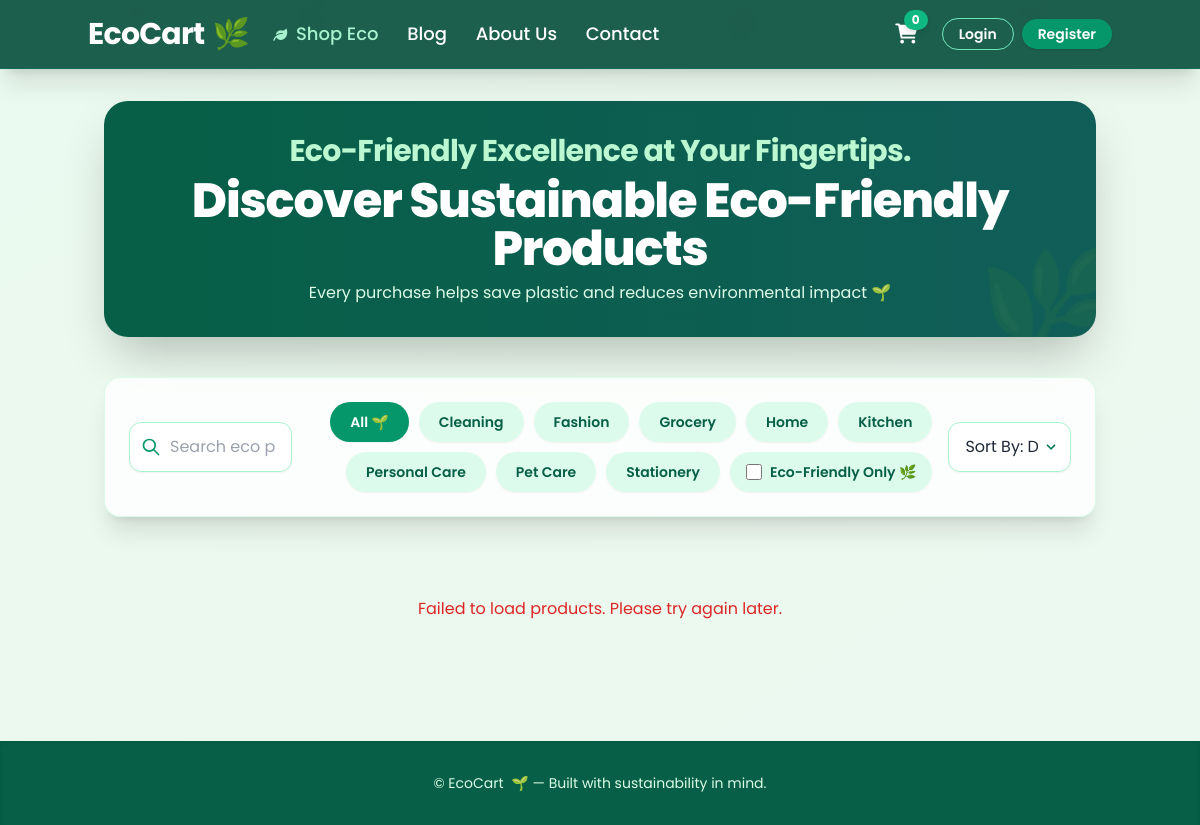
Screenshot of /products/ with the database file from the repository.
### products/models.py (models this page shows, shortened)
class Category(models.Model):
    name = models.CharField(max_length=100, unique=True)
    slug = models.SlugField(max_length=100, unique=True, blank=True)
    class Meta:
        verbose_name_plural = "Categories"

### products/views.py (the view)
# urls.py: path('', views.product_list_view, name='list'), # Product list view
def product_list_view(request):
    current_category_slug = request.GET.get('category', 'all')
    current_search_query = request.GET.get('search', '')
    eco_friendly_checked = request.GET.get('eco_friendly', 'false').lower() == 'true'
    current_sort_by = request.GET.get('sort_by', 'default')
    categories = Category.objects.all().order_by('name')
    context = {
        'pick_up_line': "Eco-Friendly Excellence at Your Fingertips.",
        'categories': categories,
        'current_category': current_category_slug,
        'current_search': current_search_query,
        'eco_friendly_checked': eco_friendly_checked,
        'current_sort_by': current_sort_by,
    }
    return render(request, 'products/product_list.html', context)

### products/templates/products/product_list.html (shortened to what this page needs)
{% load static %}
<!DOCTYPE html>
<html lang="en">
<head>
    <script src="https://cdn.tailwindcss.com"></script>
    <link rel="stylesheet" href="https://cdnjs.cloudflare.com/ajax/libs/font-awesome/6.0.0-beta3/css/all.min.css">
    <link rel="stylesheet" href="{% static 'products/css/product.css' %}">
</head>
<body class="min-h-screen flex flex-col bg-gradient-to-br from-emerald-50/60 via-green-50/40 to-teal-50/50 text-gray-800 relative overflow-x-hidden">
    <div class="leaf-particle text-2xl" style="left: 10%; animation-delay: 0s;">🍃</div>
    <div class="leaf-particle text-xl" style="left: 25%; animation-delay: 3s;">🌿</div>
    <div class="leaf-particle text-3xl" style="left: 60%; animation-delay: 6s;">🍃</div>
    <div class="leaf-particle text-2xl" style="left: 85%; animation-delay: 9s;">🌱</div>
    <header id="main-navbar" class="bg-emerald-900/90 backdrop-blur-md border-b border-emerald-700/50 p-4 shadow-xl sticky top-0 z-40 transition-all duration-300">
        <div class="container mx-auto flex items-center justify-between flex-wrap">
            <a href="{% url 'accounts:home' %}" class="flex items-center flex-shrink-0 text-white mr-6 group">
                <span class="font-bold text-3xl tracking-tight text-white flex items-center">
                    EcoCart <span class="ml-2 text-green-300 transform group-hover:rotate-12 transition-transform duration-300">🌿</span>
                </span>
            </a>
            <div id="nav-content" class="w-full block flex-grow lg:flex lg:items-center lg:w-auto hidden">
                <div class="text-lg lg:flex-grow font-medium">
                    <a href="{% url 'products:list' %}" class="block mt-4 lg:inline-block lg:mt-0 text-emerald-200 hover:text-white mr-6 transition duration-300">
                        <i class="fas fa-leaf mr-1 text-sm"></i> Shop Eco
                    </a>
                    <a href="{% url 'accounts:blog' %}" class="block mt-4 lg:inline-block lg:mt-0 text-white hover:text-green-200 mr-6 transition duration-300">
                        Blog
                    </a>
                    <a href="{% url 'accounts:about_us' %}" class="block mt-4 lg:inline-block lg:mt-0 text-white hover:text-green-200 mr-6 transition duration-300">
                        About Us
                    </a>
                    <a href="{% url 'accounts:contact' %}" class="block mt-4 lg:inline-block lg:mt-0 text-white hover:text-green-200 transition duration-300">
                        Contact
                    </a>
                </div>
                <div class="flex items-center">
                    <a href="{% url 'accounts:cart_detail' %}" class="text-white text-xl relative mr-6 mt-4 lg:mt-0 group">
                        <i class="fas fa-shopping-cart transform group-hover:scale-110 transition duration-200"></i>
                        <span id="cart-count" class="absolute -top-2.5 -right-2.5 bg-emerald-500 text-white text-xs font-bold rounded-full px-2 py-0.5 shadow-md">0</span>
                    </a>
                    {% if user.is_authenticated %}
                        <a href="{% url 'accounts:profile' %}" class="flex items-center text-white text-lg hover:text-green-200 transition duration-300 mr-4 mt-4 lg:mt-0">
                            <img src="{% if user.profile_picture and user.profile_picture.name != 'default.jpg' %}{{ user.profile_picture.url }}{% else %}https://ui-avatars.com/api/?name={{ user.username }}&background=059669&color=fff{% endif %}"
                                 onerror="this.onerror=null; this.src='https://ui-avatars.com/api/?name={{ user.username }}&background=059669&color=fff';"
                                 alt="{{ user.username }} Profile Picture"
                                 class="w-8 h-8 rounded-full border-2 border-emerald-300 object-cover mr-2 shadow">
                            <span class="hidden sm:inline font-semibold">{{ user.username }}</span>
                        </a>
                        <a href="{% url 'accounts:logout' %}" class="inline-block text-sm px-4 py-2 leading-none border border-emerald-300 rounded-full text-white hover:bg-white hover:text-emerald-900 mt-4 lg:mt-0 transition duration-300 font-semibold shadow">
                            Logout
                        </a>
                    {% else %}
                        <a href="{% url 'accounts:login' %}" class="inline-block text-sm px-4 py-2 leading-none border border-emerald-300 rounded-full text-white hover:bg-white hover:text-emerald-900 mt-4 lg:mt-0 transition duration-300 mr-2 font-semibold">
                            Login
                        </a>
                        <a href="{% url 'accounts:register' %}" class="inline-block text-sm px-4 py-2 leading-none bg-emerald-600 rounded-full text-white hover:bg-emerald-500 mt-4 lg:mt-0 transition duration-300 font-semibold shadow">
                            Register
                        </a>
                    {% endif %}
                </div>
            </div>
        </div>
    </header>
    <main class="flex-grow container mx-auto px-4 py-8 relative z-10">
        <div class="bg-gradient-to-r from-emerald-800 to-teal-800 text-white rounded-3xl p-8 mb-10 shadow-2xl relative overflow-hidden text-center">
            <div class="absolute -right-10 -bottom-10 opacity-10 text-9xl pointer-events-none">🌿</div>
            <p class="text-2xl md:text-3xl font-bold text-green-200 mb-2 tracking-tight leading-snug">
                {{ pick_up_line }}
            </p>
            <h1 class="text-3xl md:text-5xl font-extrabold tracking-tight">Discover Sustainable Eco-Friendly Products</h1>
            <p class="text-green-100 text-sm md:text-base mt-2 max-w-2xl mx-auto">Every purchase helps save plastic and reduces environmental impact 🌱</p>
        </div>
        <div class="mb-10 flex flex-col md:flex-row items-center justify-between gap-4 p-6 bg-white/80 backdrop-blur-md rounded-2xl border border-emerald-100/80 shadow-xl">
            <div class="relative w-full md:w-1/3">
                <input type="text" id="product-search" placeholder="Search eco products..." value="{{ current_search }}"
                        class="w-full pl-10 pr-4 py-3 bg-white/90 border border-emerald-200 rounded-xl focus:outline-none focus:ring-2 focus:ring-emerald-500 transition duration-300 text-base shadow-sm">
                <svg class="absolute left-3 top-1/2 transform -translate-y-1/2 text-emerald-600 w-5 h-5" fill="none" stroke="currentColor" viewBox="0 0 24 24">
                    <path stroke-linecap="round" stroke-linejoin="round" stroke-width="2" d="M21 21l-6-6m2-5a7 7 0 11-14 0 7 7 0 0114 0z"></path>
                </svg>
            </div>
            <div class="w-full md:w-auto flex flex-wrap justify-center md:justify-end gap-2.5">
                <button class="filter-btn px-5 py-2.5 font-semibold rounded-full shadow-sm transition duration-300 text-sm {% if current_category == 'all' %}bg-emerald-600 text-white shadow-md{% else %}bg-emerald-100/70 text-emerald-800 hover:bg-emerald-200{% endif %}" data-filter="all">All 🌱</button>
                {% for category in categories %}
                    <button class="filter-btn px-5 py-2.5 font-semibold rounded-full shadow-sm transition duration-300 text-sm {% if current_category == category.slug %}bg-emerald-600 text-white shadow-md{% else %}bg-emerald-100/70 text-emerald-800 hover:bg-emerald-200{% endif %}" data-filter="{{ category.slug }}">{{ category.name|title }}</button>
                {% endfor %}
                <label for="eco_friendly_checkbox" class="flex items-center space-x-2 cursor-pointer px-4 py-2 bg-emerald-100/70 text-emerald-800 font-semibold rounded-full hover:bg-emerald-200 transition duration-300 text-sm shadow-sm">
                    <input type="checkbox" id="eco_friendly_checkbox" class="form-checkbox h-4 w-4 text-emerald-600 rounded focus:ring-emerald-500" {% if eco_friendly_checked %}checked{% endif %}>
                    <span>Eco-Friendly Only 🌿</span>
                </label>
            </div>
            <div class="relative w-full md:w-1/4">
                <select id="sort-by"
                             class="block w-full px-4 py-3 bg-white/90 border border-emerald-200 rounded-xl shadow-sm focus:outline-none focus:ring-2 focus:ring-emerald-500 transition duration-300 text-base appearance-none pr-8">
                    <option value="default" {% if current_sort_by == 'default' %}selected{% endif %}>Sort By: Default</option>
                </select>
                <div class="pointer-events-none absolute inset-y-0 right-0 flex items-center px-3 text-emerald-700">
                </div>
            </div>
        </div>
        <div id="product-grid" class="grid grid-cols-1 sm:grid-cols-2 lg:grid-cols-3 xl:grid-cols-4 gap-8">
        </div>
    </main>
    <footer class="bg-emerald-800 text-green-100 py-8 text-center shadow-inner mt-auto">
        <div class="container mx-auto px-4">
            <div class="text-sm">
                &copy; {{ "now"|date:"Y" }} EcoCart <span class="ml-1">🌱</span> — Built with sustainability in mind.
            </div>
        </div>
    </footer>
</body>
</html>

### products/static/products/css/product.css (style rules this page uses)
body { font-family: 'Poppins', sans-serif; background-color: #E8F5E9; margin: 0; padding: 0; }

### products/templates/products/product_list.html (style rules this page uses)
:root { --color-primary-lightest: #E8F5E9; --color-primary-medium: #A5D6A7; --color-primary-dark: #66BB6A; --color-emerald-800: #065F46; --color-emerald-600: #059669; }
body { font-family: 'Poppins', sans-serif; @apply bg-gray-50 text-gray-800; min-height: 10vh; display: flex; flex-direction: column; }
.leaf-particle { position: fixed; pointer-events: none; z-index: 1; opacity: 0.25; animation: floatLeaf 15s linear infinite; }

### rows the page displays
Category: name "Cleaning"
Category: name "Fashion"
Category: name "Grocery"
Category: name "Home"
Category: name "Kitchen"
Category: name "Personal Care"
Category: name "Pet Care"
Category: name "Stationery"

### other values shown
{{ pick_up_line }} "Eco-Friendly Excellence at Your Fingertips."
